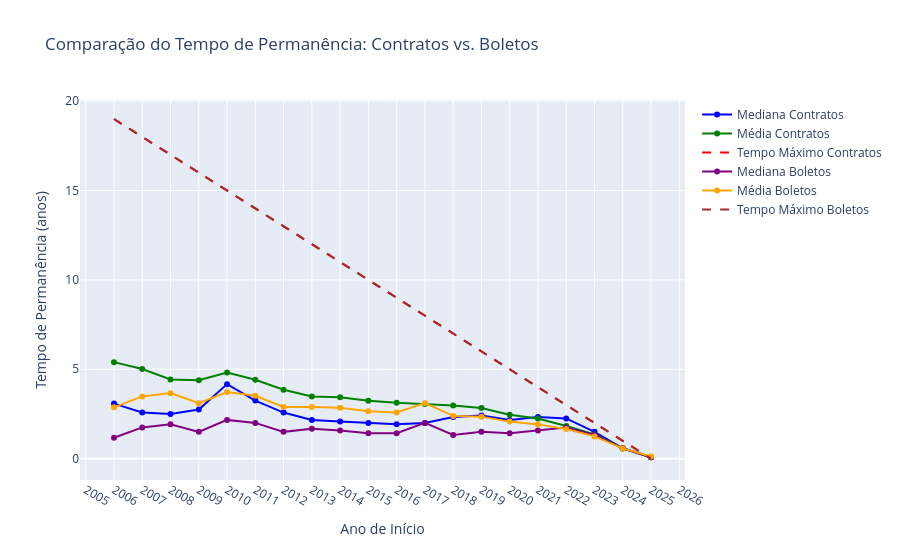

The notebook cell this image was saved under:
### Code cell
analisar_permanencia_comparada(tabela_nova_df)

### Figure 1 — Plotly figure (JSON) as saved in the notebook; plotly's stock layout.template omitted (floating-point values rounded to 4 significant figures)
{"data": [{"line": {"color": "blue"}, "mode": "lines+markers", "name": "Mediana Contratos", "type": "scatter", "x": [2006, 2007, 2008, 2009, 2010, 2011, 2012, 2013, 2014, 2015, 2016, 2017, 2018, 2019, 2020, 2021, 2022, 2023, 2024, 2025], "y": [3.08, 2.58, 2.5, 2.75, 4.17, 3.25, 2.58, 2.17, 2.08, 2.0, 1.92, 2.0, 2.33, 2.42, 2.17, 2.33, 2.25, 1.5, 0.58, 0.08]}, {"line": {"color": "green"}, "mode": "lines+markers", "name": "Média Contratos", "type": "scatter", "x": [2006, 2007, 2008, 2009, 2010, 2011, 2012, 2013, 2014, 2015, 2016, 2017, 2018, 2019, 2020, 2021, 2022, 2023, 2024, 2025], "y": [5.4, 5.017, 4.434, 4.384, 4.823, 4.412, 3.855, 3.475, 3.442, 3.243, 3.131, 3.064, 2.971, 2.831, 2.456, 2.242, 1.824, 1.359, 0.5755, 0.08161]}, {"line": {"color": "red", "dash": "dash"}, "mode": "lines", "name": "Tempo Máximo Contratos", "type": "scatter", "x": [2006, 2007, 2008, 2009, 2010, 2011, 2012, 2013, 2014, 2015, 2016, 2017, 2018, 2019, 2020, 2021, 2022, 2023, 2024, 2025], "y": [19, 18, 17, 16, 15, 14, 13, 12, 11, 10, 9, 8, 7, 6, 5, 4, 3, 2, 1, 0]}, {"line": {"color": "purple"}, "mode": "lines+markers", "name": "Mediana Boletos", "type": "scatter", "x": [2006, 2007, 2008, 2009, 2010, 2011, 2012, 2013, 2014, 2015, 2016, 2017, 2018, 2019, 2020, 2021, 2022, 2023, 2024, 2025], "y": [1.17, 1.75, 1.92, 1.5, 2.17, 2.0, 1.5, 1.67, 1.58, 1.42, 1.42, 2.0, 1.33, 1.5, 1.42, 1.58, 1.75, 1.33, 0.58, 0.08]}, {"line": {"color": "orange"}, "mode": "lines+markers", "name": "Média Boletos", "type": "scatter", "x": [2006, 2007, 2008, 2009, 2010, 2011, 2012, 2013, 2014, 2015, 2016, 2017, 2018, 2019, 2020, 2021, 2022, 2023, 2024, 2025], "y": [2.872, 3.483, 3.667, 3.098, 3.724, 3.52, 2.894, 2.896, 2.854, 2.651, 2.585, 3.106, 2.394, 2.352, 2.073, 1.918, 1.661, 1.247, 0.5737, 0.1204]}, {"line": {"color": "brown", "dash": "dash"}, "mode": "lines", "name": "Tempo Máximo Boletos", "type": "scatter", "x": [2006, 2007, 2008, 2009, 2010, 2011, 2012, 2013, 2014, 2015, 2016, 2017, 2018, 2019, 2020, 2021, 2022, 2023, 2024, 2025], "y": [19, 18, 17, 16, 15, 14, 13, 12, 11, 10, 9, 8, 7, 6, 5, 4, 3, 2, 1, 0]}], "layout": {"showlegend": true, "title": {"text": "Comparação do Tempo de Permanência: Contratos vs. Boletos"}, "xaxis": {"dtick": 1, "tickmode": "linear", "title": {"text": "Ano de Início"}}, "yaxis": {"title": {"text": "Tempo de Permanência (anos)"}}}}
